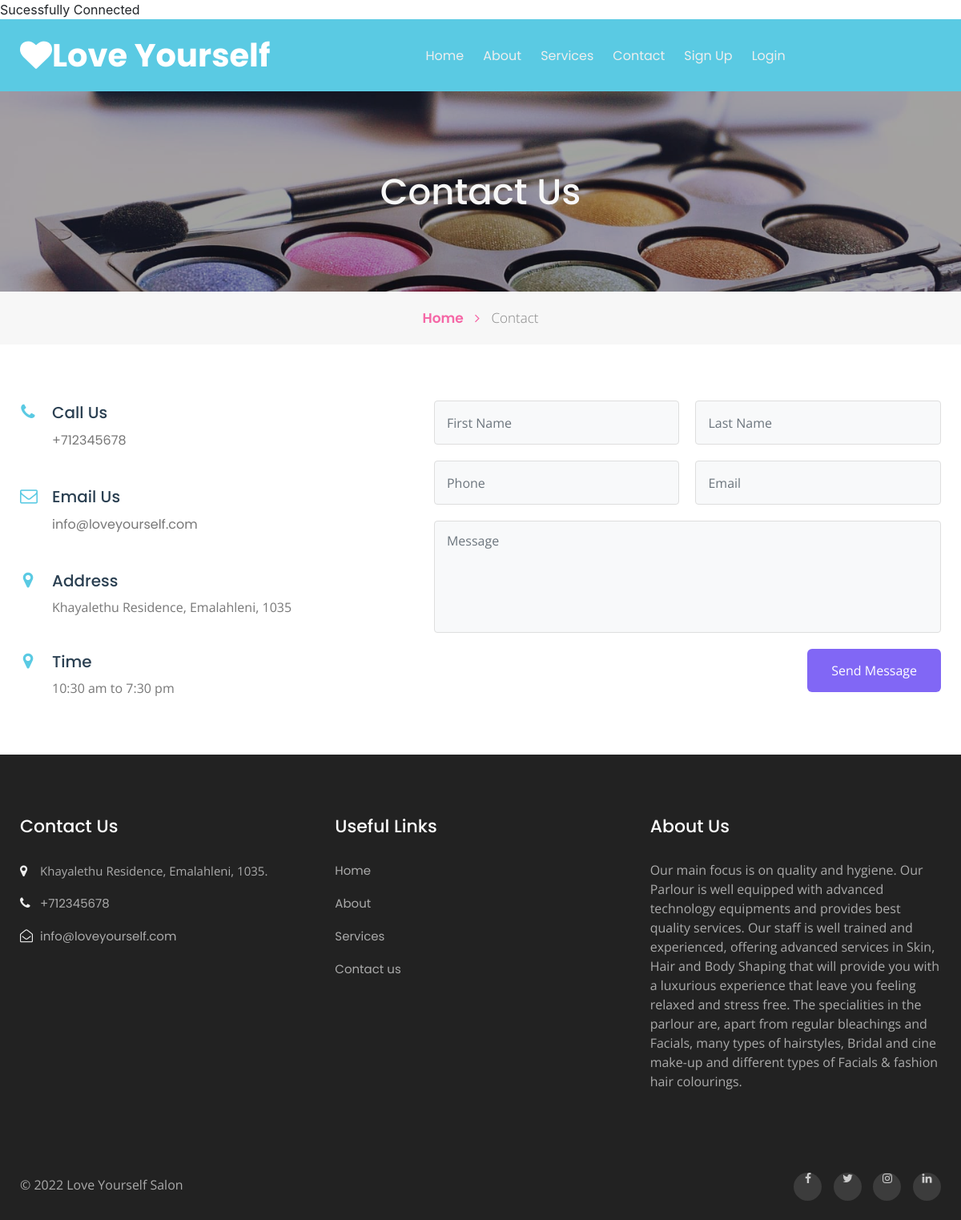
The page /contact.php on the database its author committed.
### tables this page shows
CREATE TABLE `tblpage` (
  `ID` int(10) NOT NULL,
  `PageType` varchar(200) DEFAULT NULL,
  `PageTitle` mediumtext DEFAULT NULL,
  `PageDescription` mediumtext DEFAULT NULL,
  `Email` varchar(200) DEFAULT NULL,
  `MobileNumber` bigint(10) DEFAULT NULL,
  `UpdationDate` date DEFAULT NULL,
  `Timing` varchar(200) NOT NULL
);

### contact.php (the view, shortened to what this page needs)
<!DOCTYPE HTML>
<html lang="en">
  <head>
    <link rel="stylesheet" href="assets/css/style-starter.css">
  </head>
  <body id="home">
<?php include_once('includes/header.php');?>
<section class="w3l-inner-banner-main">
    <div class="about-inner contact ">
        <div class="container">
            <div class="main-titles-head text-center">
            <h3 class="header-name ">Contact Us</h3>
            </div>
        </div>
    </div>
    <div class="breadcrumbs-sub">
        <div class="container">
            <ul class="breadcrumbs-custom-path">
                <li class="right-side propClone"><a href="index.php" class="">Home <span class="fa fa-angle-right" aria-hidden="true"></span></a> <p></li>
                <li class="active ">Contact</li>
            </ul>
        </div>
    </div>
</section>
<section class="w3l-contact-info-main" id="contact">
    <div class="contact-sec	">
        <div class="container">
            <div class="d-grid contact-view">
                <div class="cont-details">
                    <?php
                    $ret=mysqli_query($con,"select * from tblpage where PageType='contactus' ");
                    while ($row=mysqli_fetch_array($ret)) {
                    ?>
                    <div class="cont-top">
                        <div class="cont-left text-center">
                            <span class="fa fa-phone text-primary"></span>
                        </div>
                        <div class="cont-right">
                            <h6>Call Us</h6>
                            <p class="para"><a href="tel:+44 99 555 42">+<?php  echo $row['MobileNumber'];?></a></p>
                        </div>
                    </div>
                    <div class="cont-top margin-up">
                        <div class="cont-left text-center">
                            <span class="fa fa-envelope-o text-primary"></span>
                        </div>
                        <div class="cont-right">
                            <h6>Email Us</h6>
                            <p class="para"><a href="mailto:example@mail.com" class="mail"><?php  echo $row['Email'];?></a></p>
                        </div>
                    </div>
                    <div class="cont-top margin-up">
                        <div class="cont-left text-center">
                            <span class="fa fa-map-marker text-primary"></span>
                        </div>
                        <div class="cont-right">
                            <h6>Address</h6>
                            <p class="para"> <?php  echo $row['PageDescription'];?></p>
                        </div>
                    </div>
                    <div class="cont-top margin-up">
                        <div class="cont-left text-center">
                            <span class="fa fa-map-marker text-primary"></span>
                        </div>
                        <div class="cont-right">
                            <h6>Time</h6>
                            <p class="para"> <?php  echo $row['Timing'];?></p>
                        </div>
                    </div>
               <?php } ?> </div>
                <div class="map-content-9 mt-lg-0 mt-4">
                    <form method="post">
                        <div class="twice-two">
                            <input type="text" class="form-control" name="fname" id="fname" placeholder="First Name" required="">
                            <input type="text" class="form-control" name="lname" id="lname" placeholder="Last Name" required="">
                        </div>
                        <div class="twice-two">
                           <input type="text" class="form-control" placeholder="Phone" required="" name="phone" pattern="[0-9]+" maxlength="10">
                            <input type="email" class="form-control" class="form-control" placeholder="Email" required="" name="email">
                        </div>
                        <textarea class="form-control" id="message" name="message" placeholder="Message" required=""></textarea>
                        <button type="submit" class="btn btn-contact" name="submit">Send Message</button>
                    </form>
                </div>
            </div>
        </div>
    </div>
</section>
<?php include_once('includes/footer.php');?>
</body>
</html>

### includes/footer.php (shortened to what this page needs)
<section class="w3l-footer-29-main">
    <div class="footer-29 py-5">
      <div class="container py-lg-4">
        <div class="row footer-top-29">
          <div class="col-lg-4 col-md-6 col-sm-8 footer-list-29 footer-1">
            <h6 class="footer-title-29">Contact Us</h6>
            <ul>
              <?php
              $ret=mysqli_query($con,"select * from tblpage where PageType='contactus' ");
              while ($row=mysqli_fetch_array($ret)) {
              ?>
              <li>
                <span class="fa fa-map-marker"></span> <p><?php  echo $row['PageDescription'];?>.</p>
              </li>
              <li><span class="fa fa-phone"></span><a href="tel:+7-800-999-800"> +<?php  echo $row['MobileNumber'];?></a></li>
              <li><span class="fa fa-envelope-open-o"></span><a href="mailto:parlour@mail.com" class="mail">
                  <?php  echo $row['Email'];?></a></li><?php } ?>
            </ul>
          </div>
          <div class="col-lg-4 col-md-6 col-sm-4 footer-list-29 footer-2 ">
            <ul>
              <h6 class="footer-title-29">Useful Links</h6>
              <li><a href="index.php">Home</a></li>
              <li><a href="about.php">About</a></li>
              <li><a href="services.php"> Services</a></li>
              <li><a href="contact.php">Contact us</a></li>
            </ul>
          </div>
          <div class="col-lg-4 col-md-6 col-sm-7 footer-list-29 footer-4">
            <?php
$ret=mysqli_query($con,"select * from tblpage where PageType='aboutus' ");
while ($row=mysqli_fetch_array($ret)) {
?>
            <h6 class="footer-title-29"><?php  echo $row['PageTitle'];?> </h6>
            <p><?php  echo $row['PageDescription'];?></p><?php } ?>
          </div>
        </div>
      </div>
    </div>
  </section>
  <section class="w3l-footer-29-main w3l-copyright">
    <div class="container">
      <div class="row bottom-copies">
        <p class="col-lg-8 copy-footer-29">© 2022 Love Yourself Salon </p>
        <div class="col-lg-4 main-social-footer-29">
          <a href="#facebook" class="facebook"><span class="fa fa-facebook"></span></a>
          <a href="#twitter" class="twitter"><span class="fa fa-twitter"></span></a>
          <a href="#instagram" class="instagram"><span class="fa fa-instagram"></span></a>
          <a href="#linkedin" class="linkedin"><span class="fa fa-linkedin"></span></a>
        </div>
      </div>
    </div>
  </section>

### rows shown on the page
tblpage: MobileNumber "712345678", Email "info@loveyourself.com", PageDescription "Khayalethu Residence, Emalahleni, 1035", Timing "10:30 am to 7:30 pm"
tblpage: PageTitle "About Us", PageDescription "Our main focus is on quality and hygiene. Our Parlour is well equipped with advanced technology equipments and provides best quality services. Our staff is well trained and experienced, offering advanced services in Skin, Hair and Body Shaping that will provide you with a luxurious experience that leave you feeling relaxed and stress free. The specialities in the parlour are, apart from regular bleachings and Facials, many types of hairstyles, Bridal and cine make-up and different types of Facials & fashion hair colourings."
